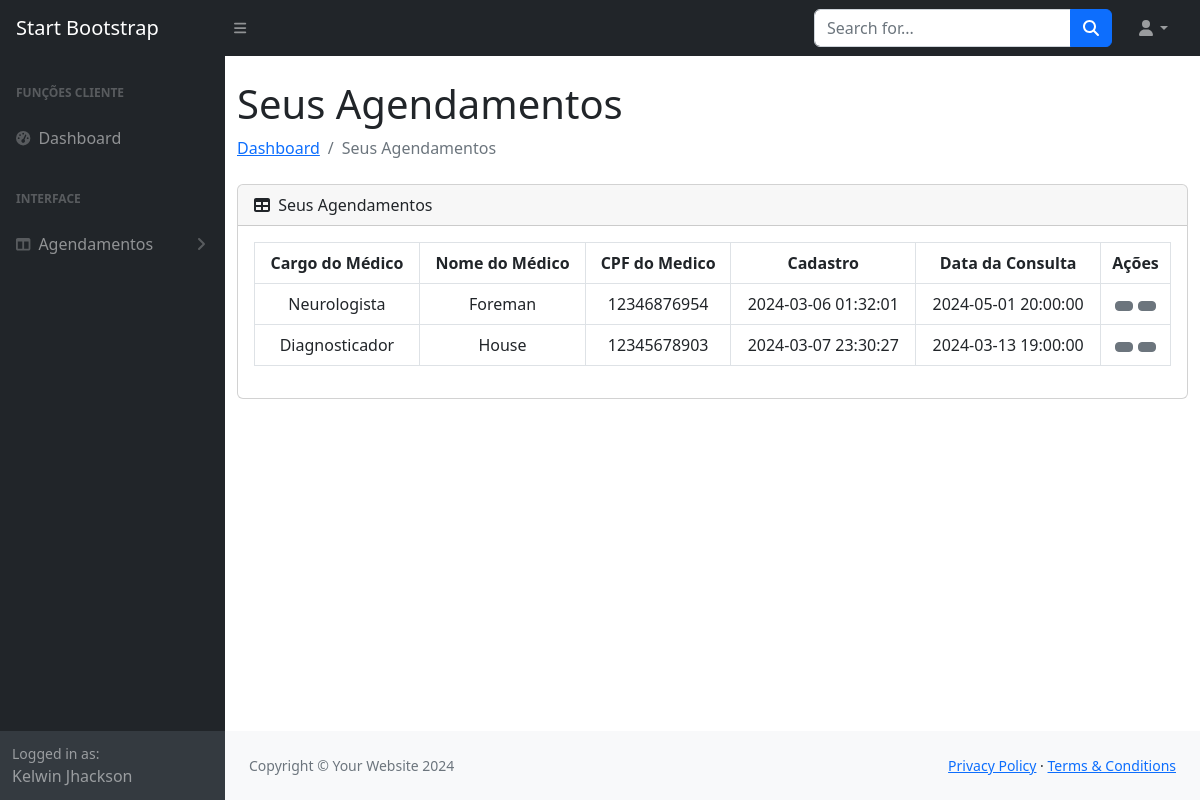
The page /sistema.php?pagina=listarAgendamentos (signed in) on the database its author committed.
### tables this page shows
CREATE TABLE `agendamentos` (
  `id` int NOT NULL,
  `idCliente` int NOT NULL,
  `nomeCliente` varchar(40) NOT NULL,
  `emailCliente` varchar(40) NOT NULL,
  `cpfCliente` varchar(15) NOT NULL,
  `idMedico` int NOT NULL,
  `cargoMedico` varchar(50) NOT NULL,
  `nomeMedico` varchar(50) NOT NULL,
  `cpfMedico` varchar(15) NOT NULL,
  `criadoEm` timestamp NOT NULL DEFAULT CURRENT_TIMESTAMP,
  `dataConsulta` timestamp NULL DEFAULT NULL,
  `isDeleted` varchar(1) DEFAULT NULL
);

### sistema.php (called while the page is built, shortened)
<?php
    include_once 'controllers/validate.php';
    function pageContent(){
        validarPagina();
    }
    include_once 'views/layout.php';
?>

### models/Manager.php (called while the page is built, shortened)
<?php
	class Manager extends Connect{
		public function select_common($table, $fields, $filters, $query_extra){
			$pdo = parent::get_instance();
			$query = "SELECT ";
			if($fields != null){
				$query .= implode(", ", $fields);
			}else{
				$query .= "*";
			}
			$query .= " FROM $table";
			if($filters != null){
				$query .= " WHERE ";
				foreach ($filters as $key => $value) {
					$query .= "$key=:$key AND ";
				}
				$query = substr($query, 0, -4);
			}
			$statement = $pdo->prepare($query);
			if($filters != null){
				foreach ($filters as $key => $value) {
					$filters[$key] = filter_var($value);
				}
				foreach ($filters as $key => $value) {
					$statement->bindValue(":$key", $value, PDO::PARAM_STR);
				}
			}
			$statement->execute();
			$data = [];
			if($statement->rowCount()){
				while($result = $statement->fetch(PDO::FETCH_ASSOC)){
					$data[] = $result;
				}
			}else{
				return false;
			}
			return $data;
		}
	}
?>

### views/modulos/agendamentos/lista.php (the view, shortened to what this page needs)
<div class="container-fluid">
    <h1 class="mt-4"><?= $titleSection; ?></h1>
    <ol class="breadcrumb mb-4">
        <li class="breadcrumb-item"><a href="#">Dashboard</a></li>
        <li class="breadcrumb-item active"><?= $titleSection; ?></li>
    </ol>
    <div class="card mb-4">
        <div class="card-header">
            <i class="fas fa-table me-1"></i>
            <?= $titleSection; ?>
        </div>
        <div class="card-body">
            <table class="table table-bordered table-hover table-stripped text-center" id="datatablesSimple">
                <thead class="text-center">
                    <th>Cargo do Médico</th>
                    <th>Nome do Médico</th>
                    <th>CPF do Medico</th>
                    <th> Cadastro </th>
                    <th>Data da Consulta</th>
                    <th>Ações</th>
                </thead>
                <tbody>
                    <?php foreach ($lista as $l) : ?>
                        <tr>
                            <?php if ($_SESSION[sha1("user_data")][0]["tipoAcesso"] == "cliente" && $l['nomeCliente'] == $_SESSION[sha1("user_data")][0]["nome"]) : ?>
                                <td><?= $l['cargoMedico']; ?></td>
                                <td><?= $l['nomeMedico']; ?></td>
                                <td><?= $l['cpfMedico']; ?></td>
                                <td><?= $l['criadoEm']; ?></td>
                                <td><?= $l['dataConsulta']; ?></td>
                                <td>
                            <?php endif; ?>
                                <a href="?pagina=atualizarAgendamento&id=<?= $l['id'] ?>" class="btn btn-sm btn-secondary">
                                </a>
                                <button class="btn btn-sm btn-secondary" data-bs-toggle="modal" data-bs-target="#exampleModal-<?= $l['id']; ?>">
                                </button>
                                </td>
                        </tr>
                    <?php endforeach; ?>
                </tbody>
            </table>
        </div>
    </div>
</div>

### rows shown on the page
agendamentos: cargoMedico "Neurologista", nomeMedico "Foreman", cpfMedico "12346876954", criadoEm "2024-03-06 01:32:01", dataConsulta "2024-05-01 20:00:00"
agendamentos: cargoMedico "Diagnosticador", nomeMedico "House", cpfMedico "12345678903", criadoEm "2024-03-07 23:30:27", dataConsulta "2024-03-13 19:00:00"

### other values the page prints
$userData[0]['nome'] "Kelwin Jhackson"
$titleSection "Seus Agendamentos"
